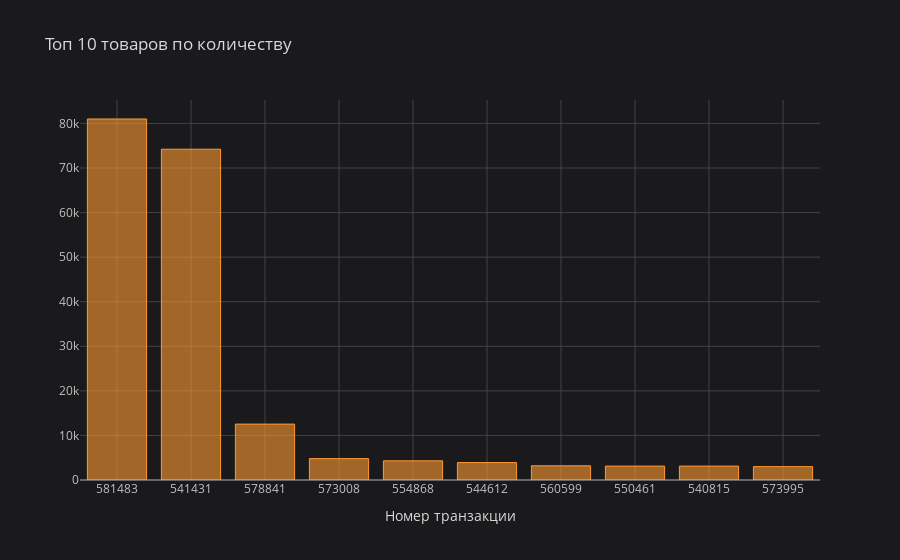

This figure's notebook cell:
### Markdown cell above
### 3. Сколько продуктов покупает клиент в каждой транзакции?

### Code cell
top_quantity = df.sort_values('Quantity', ascending = False)[['Quantity', 'TransactionNo']].head(10).reset_index(drop = True)
top_quantity.iplot(kind = 'bar', title = 'Топ 10 товаров по количеству', x = 'TransactionNo', xTitle = 'Номер транзакции')

### Figure 1 — Plotly figure (JSON) as saved in the notebook; plotly's stock layout.template omitted (floating-point values rounded to 4 significant figures)
{"data": [{"marker": {"color": "rgba(255, 153, 51, 0.6)", "line": {"color": "rgba(255, 153, 51, 1.0)", "width": 1}}, "name": "Quantity", "orientation": "v", "text": "", "type": "bar", "x": ["581483", "541431", "578841", "573008", "554868", "544612", "560599", "550461", "540815", "573995"], "y": [80995, 74215, 12540, 4800, 4300, 3906, 3186, 3114, 3114, 3000]}], "layout": {"legend": {"bgcolor": "#1A1A1C", "font": {"color": "#D9D9D9"}}, "paper_bgcolor": "#1A1A1C", "plot_bgcolor": "#1A1A1C", "title": {"font": {"color": "#D9D9D9"}, "text": "Топ 10 товаров по количеству"}, "xaxis": {"gridcolor": "#434343", "showgrid": true, "tickfont": {"color": "#C2C2C2"}, "title": {"font": {"color": "#D9D9D9"}, "text": "Номер транзакции"}, "zerolinecolor": "#666570"}, "yaxis": {"gridcolor": "#434343", "showgrid": true, "tickfont": {"color": "#C2C2C2"}, "title": {"font": {"color": "#D9D9D9"}, "text": ""}, "zerolinecolor": "#666570"}}}
